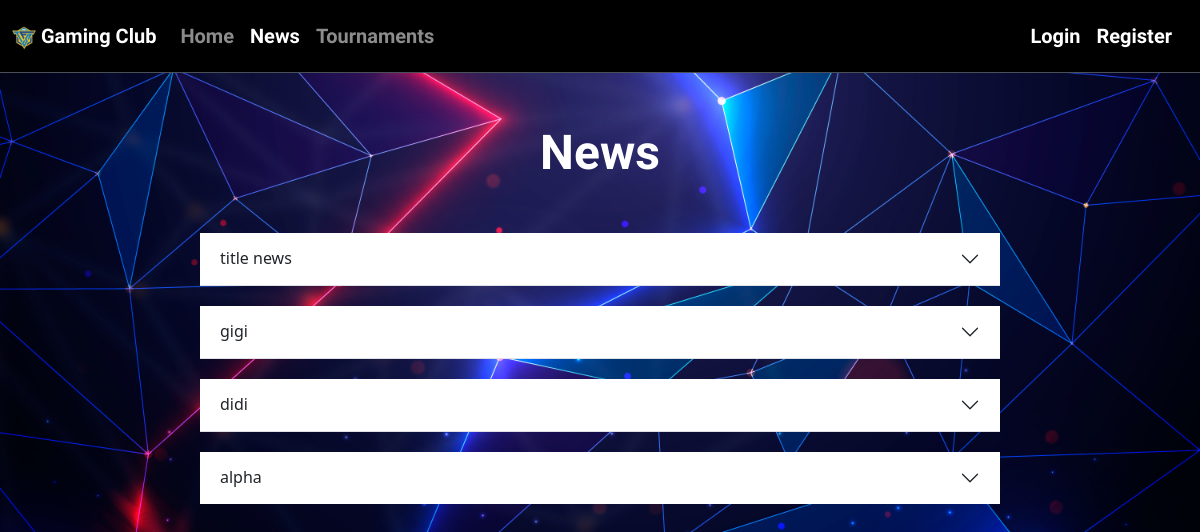
/news.php, run on an earlier commit of the app's database.
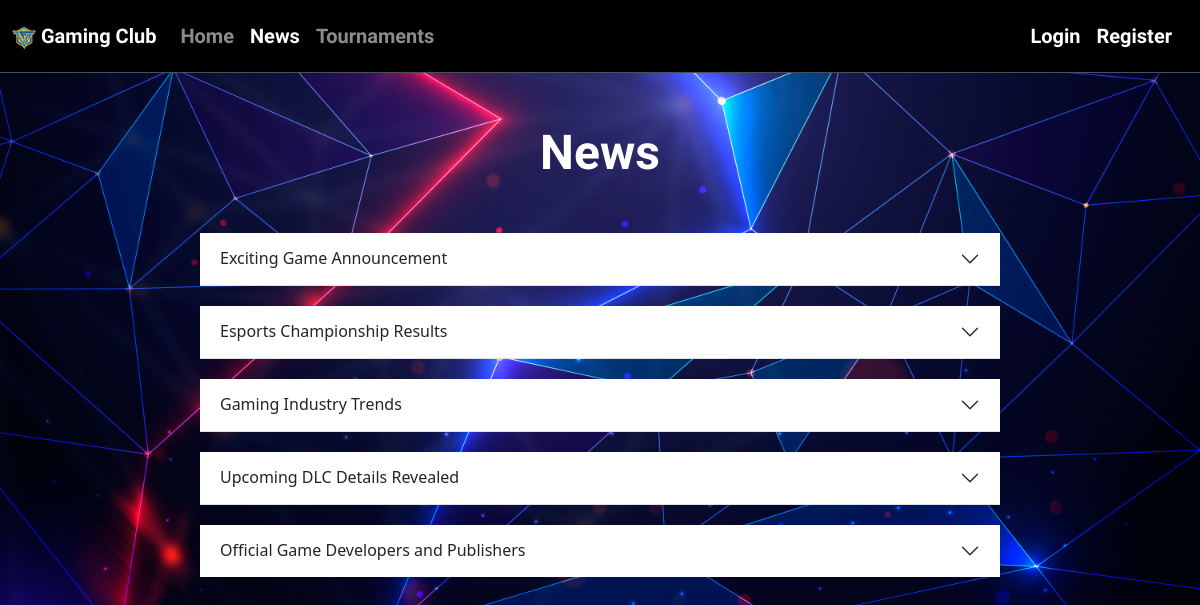
And on a later commit of the database.
### tables this page shows
CREATE TABLE IF NOT EXISTS `news` (
  `id_news` int NOT NULL AUTO_INCREMENT,
  `news_title` varchar(255) NOT NULL,
  `news_body` varchar(600) DEFAULT NULL,
  `news_date` date DEFAULT NULL,
  PRIMARY KEY (`id_news`),
  UNIQUE KEY `id_news` (`id_news`)
);

### admin-news/admin-news-show.php (the view, shortened to what this page needs)
<?php
include "./connect.php";
$stmt = $conn->prepare("SELECT * FROM news");
$stmt->execute();
$result = $stmt->fetchAll(PDO::FETCH_ASSOC);
?>
<div class="accordion-container">
  <div class="accordion accordion-flush" id="accordionFlushExample">
    <?php
    $result = array_reverse($result);
    foreach ($result as $row):
    ?>
        <div class="accordion-item">
          <h2 class="accordion-header" id="element<?= $row["id_news"] ?>">
            <button class="accordion-button collapsed" type="button" data-bs-toggle="collapse" data-bs-target="#element_collapse<?= $row["id_news"] ?>" aria-expanded="false" aria-controls="flush-collapseOne">
              <?= $row["news_title"] ?>
            </button>
          </h2>
        </div>
    <?php endforeach; ?>
  </div>
</div>

### news.php (shortened to what this page needs)
<!DOCTYPE html>
<html lang="en">
<head>
    <link href="https://cdn.jsdelivr.net/npm/bootstrap@5.3.0/dist/css/bootstrap.min.css" rel="stylesheet">
</head>
<body id="body-index">
    <header>
        <?php
            include_once("./navbar.php");
        ?>
    </header>
    <main>
        <h1 class="newstext title">News</h1>
        <?php
            include "./admin-news/admin-news-show.php";
        ?>
    </main>
</body>
</html>

### navbar.php (shortened to what this page needs)
<nav class="navbar navbar-expand-lg bg-black border-bottom border-body" data-bs-theme="dark">
    <div class="container-fluid">
        <a href="index.php" class="navbar-brand">
            <img src="img/logoclub.png" alt="Gaming Club" width="24" height="24" id="logoimg" onerror="loadimg()">
            Gaming Club
        </a>
        <div class="collapse navbar-collapse navbar-brand" id="navbar001">
            <ul class="navbar-nav mb-2 me-auto mb-lg-0 ">
                <li class="nav-item">
                    <a href="./index.php" aria-current="page" class="nav-link <?php if (basename($_SERVER['PHP_SELF']) == 'index.php') echo 'active'; ?>">Home</a>
                </li>
                <li class="nav-item">
                    <a href="./news.php" aria-current="page" class="nav-link <?php if (basename($_SERVER['PHP_SELF']) == 'news.php') echo 'active'; ?>">News</a>
                </li>
                <li class="nav-item">
                    <a href="./tournaments.php" aria-current="page" class="nav-link <?php if (basename($_SERVER['PHP_SELF']) == 'tournaments.php') echo 'active'; ?>">Tournaments</a>
                </li>
            </ul>
        </div>
        <div class="navbar-brand d-flex gap-3">
            <?php
            if (isset($_SESSION['logged_in']) && $_SESSION['logged_in'] === true) {
                echo '<span>Welcome, ' . $_SESSION['username_user'] . '</span>';
                $profile_picture = "";
                $qry = "SELECT profile_picture FROM users WHERE id_login = :id_login";
                $stmt = $conn->prepare($qry);
                $stmt->bindParam(':id_login', $_SESSION['id_user']);
                if ($stmt->execute()) {
                    $result_nav = $stmt->fetch(PDO::FETCH_ASSOC);
                    if ($result_nav && !empty($result_nav['profile_picture'])) {
                        $profile_picture = $result_nav['profile_picture'];
                        if (strpos($profile_picture, './') !== 0) {
                            $profile_picture = './' . $profile_picture;
                        }
                        echo '<a href="profile.php">';
                        echo '<img src="' . $profile_picture . '" alt="Profile Picture" class="top_pfp" width="32" height="32">';
                        echo '</a>';
                    } else {
                        echo '<a href="profile.php">';
                        echo '<img src="./img/profile.png" id="top_pfp" alt="Default Profile Picture" width="28" height="30">';
                        echo '</a>';
                    }
                } else {
                    echo '<a href="profile.php">';
                    echo '<img src="./img/profile.png" id="top_pfp" alt="Default Profile Picture" width="28" height="30">';
                    echo '</a>';
                }
                echo '<a href="profile.php" aria-current="page" class="nav-link">My Profile</a>';
                echo '<a href="logout.php" class="dropdown-item">Log Out</a>';
            } else {
                echo '<a href="login.php" class="dropdown-item">Login</a>';
                echo '<a href="register.php" class="dropdown-item">Register</a>';
            }
            ?>
        </div>
    </div>
</nav>

What changed in the data, as far as the page shows it:
removed news: news_title "title news"
removed news: news_title "gigi"
removed news: news_title "didi"
removed news: news_title "alpha"
added news: news_title "Exciting Game Announcement"
added news: news_title "Esports Championship Results"
added news: news_title "Gaming Industry Trends"
added news: news_title "Upcoming DLC Details Revealed"
added news: news_title "Official Game Developers and Publishers"
